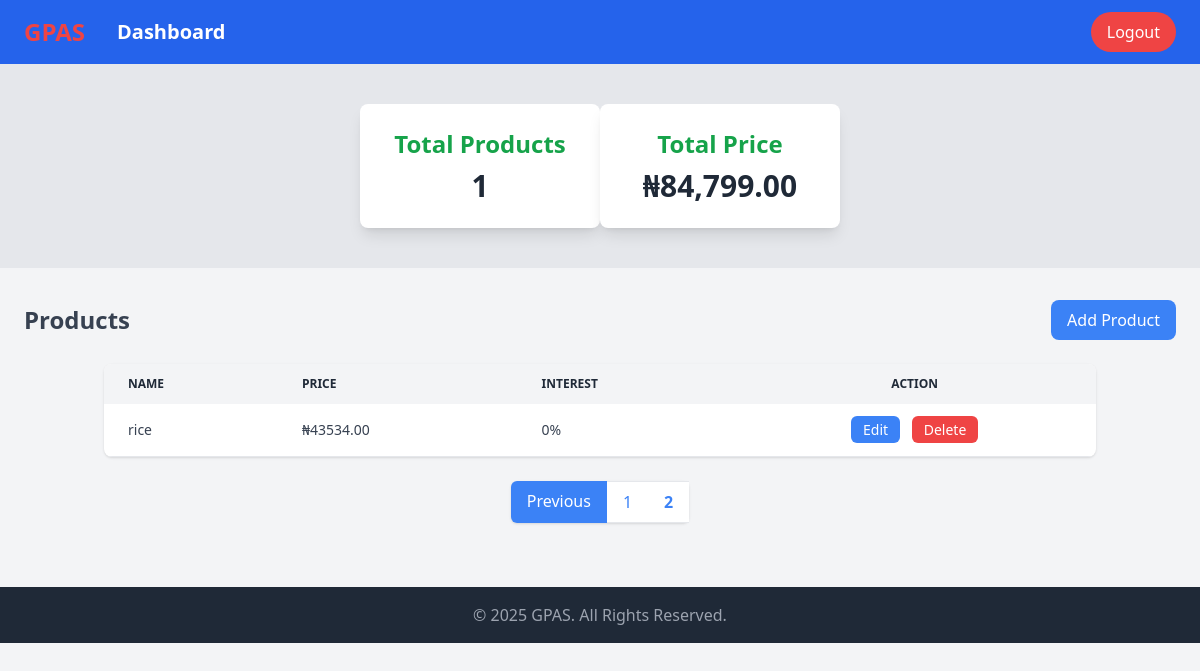
Screenshot of /dashboard.php?page=2 (signed in) with the database file from the repository.
### tables this page shows
CREATE TABLE `products` (
  `id` int(11) NOT NULL,
  `user_id` int(11) NOT NULL,
  `product_name` varchar(255) NOT NULL,
  `product_price` decimal(10,2) DEFAULT NULL,
  `interest_rate` varchar(50) DEFAULT NULL
);

### dashboard.php (the view, shortened to what this page needs)
<?php
$conn = new mysqli('localhost', 'root', '', 'gpas');
$user_id = $_SESSION['user_id'];
$products_per_page = 5;
$current_page = isset($_GET['page']) ? (int)$_GET['page'] : 1;
$offset = ($current_page - 1) * $products_per_page;
$total_products_query = "SELECT COUNT(*) AS total_products FROM products WHERE user_id = $user_id";
$total_products_result = $conn->query($total_products_query);
$total_products = $total_products_result->fetch_assoc()['total_products'];
$sql = "SELECT * FROM products WHERE user_id = $user_id LIMIT $products_per_page OFFSET $offset";
$result = $conn->query($sql);
$total_pages = ceil($total_products / $products_per_page);
$total_price_query = "SELECT SUM(product_price) AS total_price FROM products WHERE user_id = $user_id";
$total_price_result = $conn->query($total_price_query);
$total_price = $total_price_result->fetch_assoc()['total_price'] ?? 0;
?>
<!DOCTYPE html>
<html lang="en">
<head>
    <script src="https://cdn.tailwindcss.com"></script>
</head>
<body class="bg-gray-100 text-gray-800 font-sans">
    <header class="bg-blue-600 text-white">
        <nav class="w-full flex flex-col md:flex-row justify-between items-center px-6 py-3">
            <div class="flex flex-col md:flex-row gap-4 md:gap-8 items-center">
                <h1 class="text-2xl font-bold text-red-500">
                    <a href="index.php">GPAS</a>
                </h1>
                <div>
                    <a href="dashboard.php" class="text-xl font-bold">Dashboard</a>
                </div>
            </div>
            <a href="logout.php" class="mt-4 md:mt-0 bg-red-500 hover:bg-red-600 text-white px-4 py-2 rounded-full">Logout</a>
        </nav>
    </header>
    <section class="flex flex-col md:flex-row justify-evenly bg-gray-200">
        <div class="py-10 flex flex-col md:flex-row items-center justify-around">
            <div class="bg-white shadow-lg rounded-lg p-6 w-60 text-center mb-4 md:mb-0">
                <h2 class="text-2xl font-semibold mb-2 text-green-600">Total Products</h2>
                <p class="text-3xl font-bold"><?php echo $result->num_rows; ?></p>
            </div>
            <div class="bg-white shadow-lg rounded-lg p-6 w-60 text-center">
                <h2 class="text-2xl font-semibold mb-2 text-green-600">Total Price</h2>
                <p class="text-3xl font-bold">₦<?php echo number_format($total_price, 2); ?></p>
            </div>
        </div>
    </section>
    <section class="py-8">
        <div class="flex items-center justify-between px-6">
            <h2 class="text-2xl font-bold text-gray-700">Products</h2>
            <a href="add.php" class="bg-blue-500 text-white px-4 py-2 rounded-lg hover:bg-blue-600">Add Product</a>
        </div>
        <div class="container mx-auto px-4 mt-6">
            <div class="overflow-x-auto bg-white shadow rounded-lg">
                <table class="w-full text-sm text-left text-gray-700">
                    <thead class="bg-gray-100 text-gray-800 text-xs uppercase">
                        <tr>
                            <th class="px-6 py-3">Name</th>
                            <th class="px-6 py-3">Price</th>
                            <th class="px-6 py-3">Interest</th>
                            <th class="px-6 py-3 text-center">Action</th>
                        </tr>
                    </thead>
                    <tbody>
                        <?php if ($result->num_rows > 0): ?>
                            <?php while ($row = $result->fetch_assoc()): ?>
                                <tr class="border-b hover:bg-gray-50">
                                    <td class="px-6 py-4"><?php echo htmlspecialchars($row['product_name']); ?></td>
                                    <td class="px-6 py-4">₦<?php echo htmlspecialchars($row['product_price']); ?></td>
                                    <td class="px-6 py-4"><?php echo htmlspecialchars($row['interest_rate'] ?? 0); ?>%</td>
                                    <td class="px-6 py-4 text-center">
                                        <a href="edit.php?id=<?php echo $row['id']; ?>" class="bg-blue-500 text-white px-3 py-1 rounded-md mr-2 hover:bg-blue-600">Edit</a>
                                        <a href="delete.php?id=<?php echo $row['id']; ?>" class="bg-red-500 text-white px-3 py-1 rounded-md hover:bg-red-600" onclick="return confirm('Are you sure you want to delete this product?')">Delete</a>
                                    </td>
                                </tr>
                            <?php endwhile; ?>
                        <?php else: ?>
                            <tr>
                                <td colspan="4" class="px-6 py-4 text-center text-gray-500">No products found.</td>
                            </tr>
                        <?php endif; ?>
                    </tbody>
                </table>
            </div>
            <div class="flex justify-center mt-6">
                <nav class="inline-flex rounded-md shadow">
                    <?php if ($current_page > 1): ?>
                        <a href="dashboard.php?page=<?php echo $current_page - 1; ?>" class="px-4 py-2 bg-blue-500 text-white rounded-l-md hover:bg-blue-600">Previous</a>
                    <?php endif; ?>
                    <?php for ($i = 1; $i <= $total_pages; $i++): ?>
                        <a href="dashboard.php?page=<?php echo $i; ?>" class="px-4 py-2 bg-white border-t border-b border-gray-200 text-blue-500 hover:bg-gray-100 <?php echo ($i == $current_page) ? 'font-bold bg-gray-100' : ''; ?>">
                            <?php echo $i; ?>
                        </a>
                    <?php endfor; ?>
                </nav>
            </div>
        </div>
    </section>
    <footer class="bg-gray-800 text-gray-400 py-4 mt-8 text-center">
        <p>&copy; 2025 GPAS. All Rights Reserved.</p>
    </footer>
</body>
</html>

### rows the page displays
products: product_name "rice", product_price "43534.00", interest_rate "0"

### other values shown
$result->num_rows "1"
$total_price "84,799.00"
